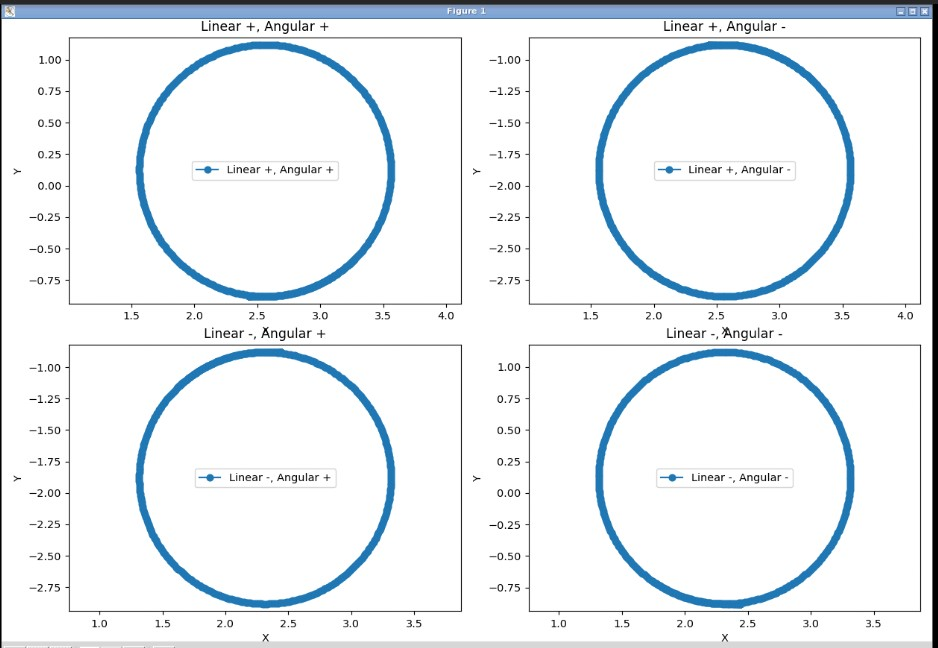

This figure's Python source:
import pandas as pd
import matplotlib.pyplot as plt

def plot_circular_path(file_path, label, ax):
    # Cargar los datos del archivo de registro
    df = pd.read_csv(file_path, sep='\s+', header=None, names=['timestamp', 'x', 'y', 'orientation', 'linear_velocity', 'angular_velocity'])

    # Filtrar las filas donde todos los datos son cero
    df = df.loc[~(df == 0).all(axis=1)]

    # Ajustar los timestamps para que comiencen en cero
    df['timestamp'] -= df['timestamp'].min()

    # Convertir columnas a numpy arrays para evitar problemas de indexación multidimensional
    x = df['x'].to_numpy()
    y = df['y'].to_numpy()

    # Graficar el camino seguido por el robot
    ax.plot(x, y, marker='o', label=label)
    # Agregar una flecha indicando el sentido de avance
    ax.quiver(x[:-1], y[:-1], x[1:]-x[:-1], y[1:]-y[:-1], scale_units='xy', angles='xy', scale=1, color='red')

# Configuración de la figura
fig, axs = plt.subplots(2, 2, figsize=(12, 12))

# Graficar cada combinación
plot_circular_path('log_circular_1.txt', 'Linear +, Angular +', axs[0, 0])
axs[0, 0].set_title('Linear +, Angular +')

plot_circular_path('log_circular_2.txt', 'Linear +, Angular -', axs[0, 1])
axs[0, 1].set_title('Linear +, Angular -')

plot_circular_path('log_circular_3.txt', 'Linear -, Angular +', axs[1, 0])
axs[1, 0].set_title('Linear -, Angular +')

plot_circular_path('log_circular_4.txt', 'Linear -, Angular -', axs[1, 1])
axs[1, 1].set_title('Linear -, Angular -')

# Ajustar la relación de aspecto y etiquetas
for ax in axs.flat:
    ax.set_xlabel('X')
    ax.set_ylabel('Y')
    ax.axis('equal')
    ax.legend()

# Mostrar los gráficos
plt.tight_layout()
plt.show()
